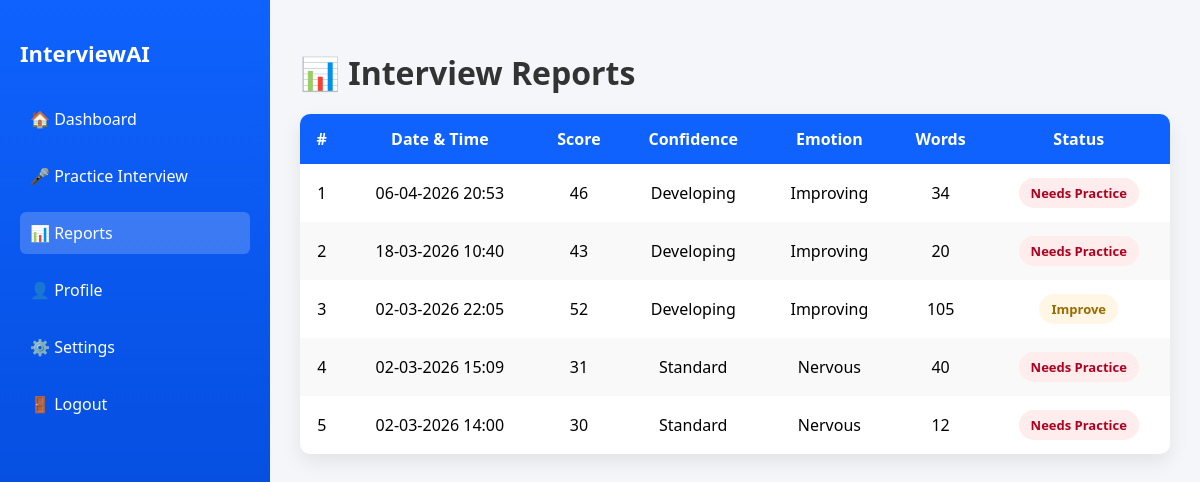
Screenshot of /reports (signed in) with the database file from the repository.
### tables this page shows
CREATE TABLE reports(
        id INTEGER PRIMARY KEY AUTOINCREMENT,
        user_id INTEGER,
        score INTEGER,
        semantic_score INTEGER,
        similarity REAL,
        vision_score INTEGER,
        confidence TEXT,
        emotion TEXT,
        words INTEGER,
        feedback TEXT,
        time TEXT,
        video TEXT
);

### app.py (the view)
@app.route("/reports")
def reports():
    if session.get("role") != "user":
        return redirect("/login")
    db = get_db()
    rows = db.execute(
        "SELECT * FROM reports WHERE user_id=? ORDER BY id DESC",
        (session["user_id"],)
    ).fetchall()
    db.close()
    return render_template("reports.html", rows=rows)

### app.py (called while the page is built)
def get_db():
    conn = sqlite3.connect(DB)
    conn.row_factory = sqlite3.Row
    return conn

### templates/reports.html (shortened to what this page needs)
<!DOCTYPE html>
<html lang="en">
<head>
</head>
<body>
    <div class="layout">
        <div class="sidebar">
            <h2>InterviewAI</h2>
            <a href="/dashboard">🏠 Dashboard</a>
            <a href="/interview">🎤 Practice Interview</a>
            <a href="/reports" class="active">📊 Reports</a>
            <a href="/profile">👤 Profile</a>
            <a href="/settings">⚙️ Settings</a>
            <a href="/logout">🚪 Logout</a>
        </div>
        <div class="content">
            <h1>📊 Interview Reports</h1>
            {% if rows|length > 0 %}
            <table>
                <thead>
                    <tr>
                        <th>#</th>
                        <th>Date & Time</th>
                        <th>Score</th>
                        <th>Confidence</th>
                        <th>Emotion</th>
                        <th>Words</th>
                        <th>Status</th>
                    </tr>
                </thead>
                <tbody>
                    {% for r in rows %}
                    <tr>
                        <td>{{ loop.index }}</td>
                        <td>{{ r.time }}</td>
                        <td>{{ r.score }}</td>
                        <td>{{ r.confidence }}</td>
                        <td>{{ r.emotion }}</td>
                        <td>{{ r.words }}</td>
                        <td>
                            {% if r.score >= 70 %}
                            <span class="badge ready">Ready</span>
                            {% elif r.score >= 50 %}
                            <span class="badge improve">Improve</span>
                            {% else %}
                            <span class="badge practice">Needs Practice</span>
                            {% endif %}
                        </td>
                    </tr>
                    {% endfor %}
                </tbody>
            </table>
            {% else %}
            <div class="empty">❌ No interview reports found</div>
            {% endif %}
        </div>
    </div>
</body>
</html>

### templates/reports.html (style rules this page uses)
body { margin: 0; font-family: "Segoe UI", Arial, sans-serif; background: #f4f6f9; }
.layout { display: flex; min-height: 100vh; }
.sidebar { width: 230px; background: linear-gradient(180deg, #0f62fe, #0043ce); color: #fff; padding: 20px; }
.sidebar h2 { margin-bottom: 30px; font-size: 22px; }
.sidebar a { display: block; color: #fff; text-decoration: none; margin: 15px 0; padding: 10px; border-radius: 6px; }
.sidebar a:hover, .sidebar a.active { background: rgba(255, 255, 255, 0.2); }
.content { flex: 1; padding: 30px; }
h1 { margin-bottom: 20px; color: #333; }
table { width: 100%; border-collapse: collapse; background: #fff; border-radius: 10px; overflow: hidden; box-shadow: 0 8px 20px rgba(0, 0, 0, 0.08); }
th, td { padding: 14px 12px; text-align: center; }
th { background: #0f62fe; color: #fff; }
tr:nth-child(even) { background: #f9f9f9; }
.badge { padding: 6px 12px; border-radius: 20px; font-size: 13px; font-weight: 600; display: inline-block; }
.improve { background: #fff6e5; color: #9a6b00; }
.practice { background: #ffecec; color: #b00020; }

### rows the page displays
reports: time "06-04-2026 20:53", score "46", confidence "Developing", emotion "Improving", words "34", shows "Needs Practice"
reports: time "18-03-2026 10:40", score "43", confidence "Developing", emotion "Improving", words "20", shows "Needs Practice"
reports: time "02-03-2026 22:05", score "52", confidence "Developing", emotion "Improving", words "105", shows "Improve"
reports: time "02-03-2026 15:09", score "31", confidence "Standard", emotion "Nervous", words "40", shows "Needs Practice"
reports: time "02-03-2026 14:00", score "30", confidence "Standard", emotion "Nervous", words "12", shows "Needs Practice"
